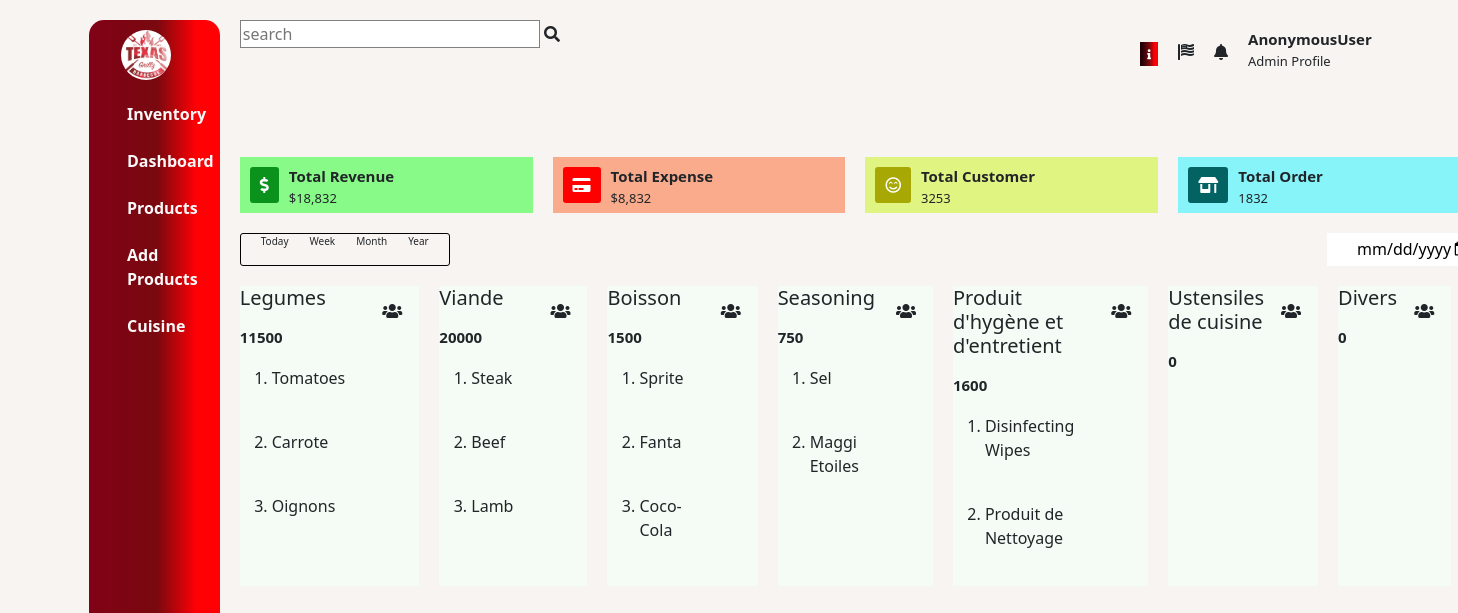
The app's page /texasgrillz/inventory/, older data.
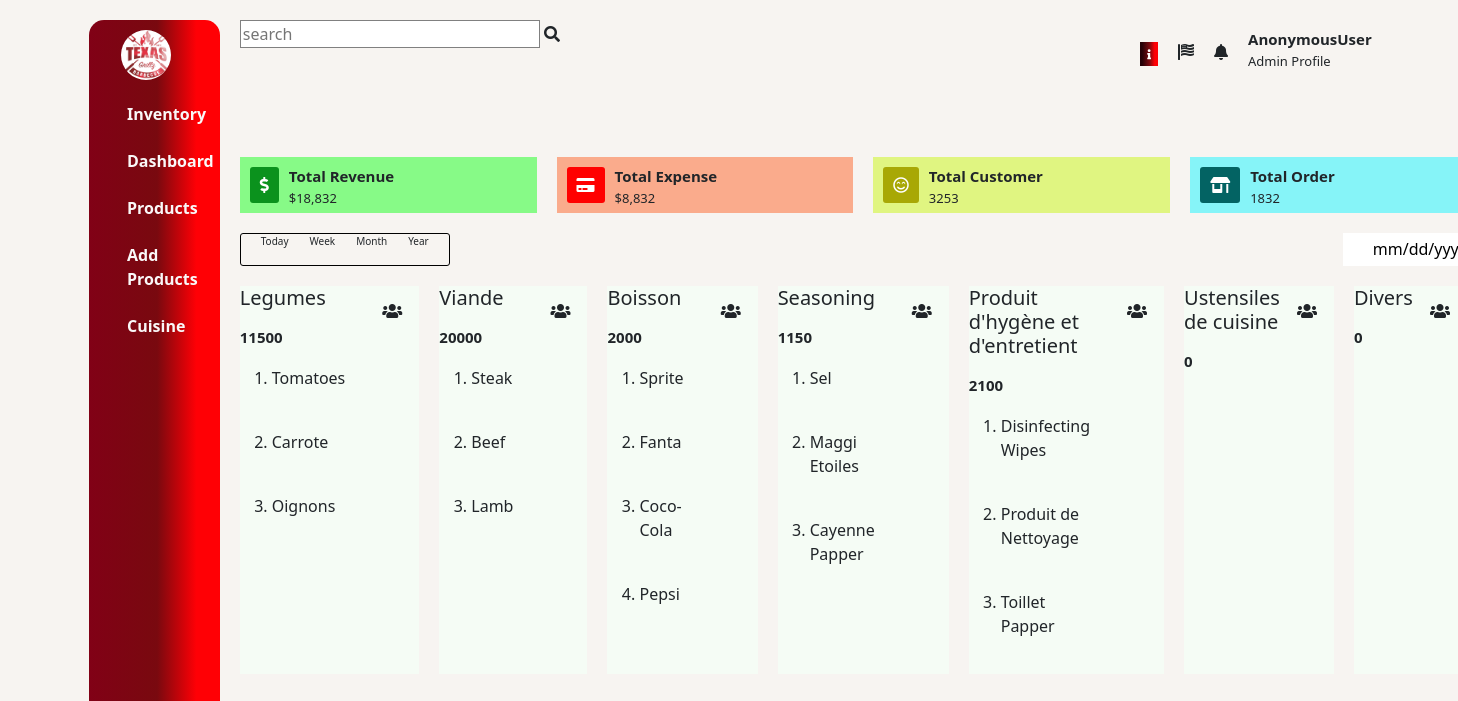
The same page, newer data.
### Resto/models.py (models this page shows, shortened)
class IventoryItemCategory(models.Model):
    name = models.CharField(max_length=150,null = True, blank = True)
    description = models.CharField(max_length=150,null = True, blank = True)
    date_created = models.DateTimeField(auto_now=True)
    def __str__(self):
        return self.name
    def total_spending_category(self):
        category = self.iventoryitem_set.all()
        spending = sum([item.prix for item in category])
        return spending
    def total_item_category(self):
        category = self.iventoryitem_set.all()
        count = len([item.name for item in category])
        return count

class IventoryItem(models.Model):
    name = models.CharField(max_length=150)
    description = models.CharField(max_length=150,null = True, blank = True)
    date_created = models.DateTimeField(auto_now=True)
    prix = models.IntegerField(blank=True)
    quantity = models.IntegerField(blank=True)
    category = models.ForeignKey(IventoryItemCategory,on_delete=CASCADE,blank=True,null=True)
    date_created = models.DateTimeField(auto_now=True)

### Resto/views.py (the view)
# urls.py: path('texasgrillz/inventory/',views.IventorySystem, name='inventory-texasgrillz'),
def IventorySystem(request):
    categories = IventoryItemCategory.objects.all()
    if request.method == 'POST':
        form = AddProducts(request.POST)
        if form.is_valid():
            product = form.cleaned_data.get('name')
            category = form.cleaned_data.get('category')
            messages.success(request,f'{product} added to your inventory')
            return HttpResponseRedirect(f'/texasgrillz/inventory/')
    else:
        form = AddProducts()
    context = {
        'categorie': categories,
        'form':AddProducts
    }
    return render(request,'Resto/IventorySystem.html',context)

### Resto/templates/Resto/IventorySystem.html (shortened to what this page needs)
{% load static %} {% load crispy_forms_tags %}
<!DOCTYPE html>
<html lang="en">
  <head>
    <link
      href="https://cdn.jsdelivr.net/npm/bootstrap@5.1.1/dist/css/bootstrap.min.css"
      rel="stylesheet"
    />
    <link rel="stylesheet" href="https://use.fontawesome.com/releases/v5.8.1/css/all.css" />
    <link rel="stylesheet" href="https://cdn.jsdelivr.net/npm/bootstrap-icons@1.5.0/font/bootstrap-icons.css" />
    <link rel="stylesheet" type="text/css" href="{% static 'Resto/CSS/dashbord.css' %}" />
    <link
      rel="stylesheet"
      href="https://pro.fontawesome.com/releases/v5.10.0/css/all.css"
    />
  </head>
  <body>
    <div class="container">
      <aside class="sidebar">
        <ul id="sidebar-menu">
          <img src="{% static 'Resto/TexasGrillzLogo.jpeg' %}" height="50px" width="50px" style="border-radius: 50%" alt="" />
          <div class="tab">
            <button class="tablinks" onclick="openTab(event, 'Categories')">Inventory</button>
            <button class="tablinks" onclick="openTab(event, 'Dashboard')">Dashboard</button>
            <button class="tablinks" onclick="openTab(event, 'Products')">Products</button>
            <button class="tablinks" onclick="openTab(event, 'AddProducts')">Add Products</button>
            <button onclick="location.href ='/texasgrillz/cuisine/'">Cuisine</button>
          </div>
        </ul>
      </aside>
      <header>
        <div class="nav">
          <div class="inpt">
            <input type="text" id="search" placeholder="search" />
            <i class="fas fa-search"></i>
          </div>
          <div class="right">
            <ul>
              <li><i class="fas fa-info"></i></li>
              <li><i class="fas fa-flag-usa"></i></li>
              <li><i class="fas fa-bell"></i></li>
            </ul>
            <div class="info">
              <h3>{{request.user}}</h3>
              <span>Admin Profile</span>
            </div>
          </div>
        </div>
      </header>
      <div class="col-12">
      </div>
      <main>
        <div id="Categories" class="tabcontent">
          <div class="first">
            <div class="child1">
              <i class="fas fa-dollar-sign"></i>
              <div class="data">
                <h3>Total Revenue</h3>
                <span>$18,832</span>
              </div>
            </div>
            <div class="child2">
              <i class="fas fa-credit-card"></i>
              <div class="data">
                <h3>Total Expense</h3>
                <span>$8,832</span>
              </div>
            </div>
            <div class="child3">
              <i class="far fa-smile-beam"></i>
              <div class="data">
                <h3>Total Customer</h3>
                <span>3253</span>
              </div>
            </div>
            <div class="child4">
              <i class="fas fa-store-alt"></i>
              <div class="data">
                <h3>Total Order</h3>
                <span>1832</span>
              </div>
            </div>
          </div>
          <div class="second">
            <div class="second-date">
              <p>Today</p>
              <p>Week</p>
              <p>Month</p>
              <p>Year</p>
            </div>
            <input type="date" id="dt" />
          </div>
          <div class="third">
            {% for cat in categorie %}
            <div class="cat{{cat.id}}">
              <div class="item1">
                <h5>{{cat.name}}</h5>
                <h3>{{cat.total_spending_category}}</h3>
                <ol>
                  {% for catitem in cat.iventoryitem_set.all %}
                  <li>{{catitem.name}}</li>
                  {% endfor %}
                </ol>
              </div>
              <i class="fas fa-users"></i>
            </div>
            {% endfor %}
          </div>
        </div>
      </main>
    </div>
  </body>
</html>

### Resto/static/Resto/CSS/dashbord.css (style rules this page uses)
body { background-color: rgb(247, 244, 241); margin: 0; padding: 0; }
.container { padding: 20px; display: grid; grid-template-columns: auto 90%; grid-template-rows: 8% 10% auto 10% 10%; grid-template-areas: "sidebar header" "sidebar main" "sidebar main" "sidebar main" "sidebar main"; }
header { grid-area: header; padding-left: 20px; }
.nav { display: flex; justify-content: space-between; }
ul { display: flex; list-style: none; height: 50px; margin-top: 0; }
li { padding: 20px; padding-left: 0; }
.right { display: flex; }
#search { position: relative; width: 300px; outline: none; border: .2px solid gray; }
h3 { font-size: 10px; }
span { font-size: 13px; }
.fa-info { background: rgb(36,0,6); background: linear-gradient(90deg, rgba(36,0,6,1) 11%, rgba(121,9,15,1) 52%, rgba(255,0,5,1) 82%); padding: 7px; font-size: 10px; color: white; }
.sidebar { grid-area: sidebar; background: rgb(129,1,22); background: linear-gradient(90deg, rgba(129,1,22,1) 0%, rgba(121,9,15,1) 52%, rgba(255,0,5,1) 82%); height: 95vh; border-radius: 15px; }
#sidebar-menu { flex-direction: column; color: white; }
h3 { margin: 0; padding-top: 10px; font-weight: bold; font-size: 15px; }
main { display: grid; grid-template-columns: 1fr; grid-template-areas: "first" "second" "third" "fourth" ; gap: 20px; padding-left: 20px; }
.first { grid-area: first; display: grid; grid-template-columns: repeat(4, 1fr); grid-template-rows: 1fr; gap: 20px; }
.child1 { background-color: rgb(135, 250, 135); display: flex; }
.child2 { background-color: rgb(250, 171, 140); display: flex; }
.child3 { background-color: rgb(224, 245, 129); display: flex; }
.child4 { background-color: rgb(134, 244, 248); display: flex; }
.second { grid-area: second; display: flex; justify-content: space-between; padding-top: 20px; }
.third { grid-area: third; display: grid; grid-template-columns: repeat(8, 1fr); grid-template-rows: 1fr; grid-template-areas: "cat1 cat2 cat3 cat4 cat5 cat6 cat7 cat8"; gap: 20px; padding-top: 20px; }
.cat1 { grid-area: cat1; background-color: rgb(245, 252, 245); display: flex; }
.cat2 { grid-area: cat2; background-color: rgb(245, 252, 245); display: flex; }
.cat3 { grid-area: cat3; background-color: rgb(245, 252, 245); display: flex; }
.cat4 { grid-area: cat4; background-color: rgb(245, 252, 245); display: flex; }
.cat5 { grid-area: cat5; background-color: rgb(245, 252, 245); display: flex; }
.cat6 { grid-area: cat6; background-color: rgb(245, 252, 245); display: flex; }
.cat7 { grid-area: cat7; background-color: rgb(245, 252, 245); display: flex; }
.data { text-align: left; }
.second-date { display: flex; padding: 0 20px; justify-content: space-between; width: 210px; font-size: 10px; border: 1px solid black; text-align: left; border-radius: 3px; }
#dt { text-align: right; border: none; }
.fa-dollar-sign, .fa-credit-card, .fa-smile-beam, .fa-store-alt { padding: 10px; margin: 10px; color: white; border-radius: 3px; }
.fa-dollar-sign { background-color: rgb(11, 146, 29); }
.fa-credit-card { background-color: red; }
.fa-smile-beam { background-color: rgb(168, 168, 5); }
.fa-store-alt { background-color: rgb(3, 99, 99); }
.fa-users { padding: 7px; margin: 10px; }
img { margin-top: 10px; object-position: center; }
* { box-sizing: border-box }
.tab button { display: block; background-color: inherit; color: rgb(250, 248, 248); padding-top: 22px; width: 100%; border: none; outline: none; text-align: left; cursor: pointer; transition: 0.3s; font-weight: bold; }

Row changes from the older to the newer data that the page shows:
computed for IventoryItemCategory "Boisson": total_spending_category "1500" → "2000"
added IventoryItem: name "Pepsi", shown under IventoryItemCategory "Boisson"
computed for IventoryItemCategory "Seasoning": total_spending_category "750" → "1150"
added IventoryItem: name "Cayenne Papper", shown under IventoryItemCategory "Seasoning"
computed for IventoryItemCategory "Produit d'hygène et d'entretient": total_spending_category "1600" → "2100"
added IventoryItem: name "Toillet Papper", shown under IventoryItemCategory "Produit d'hygène et d'entretient"
